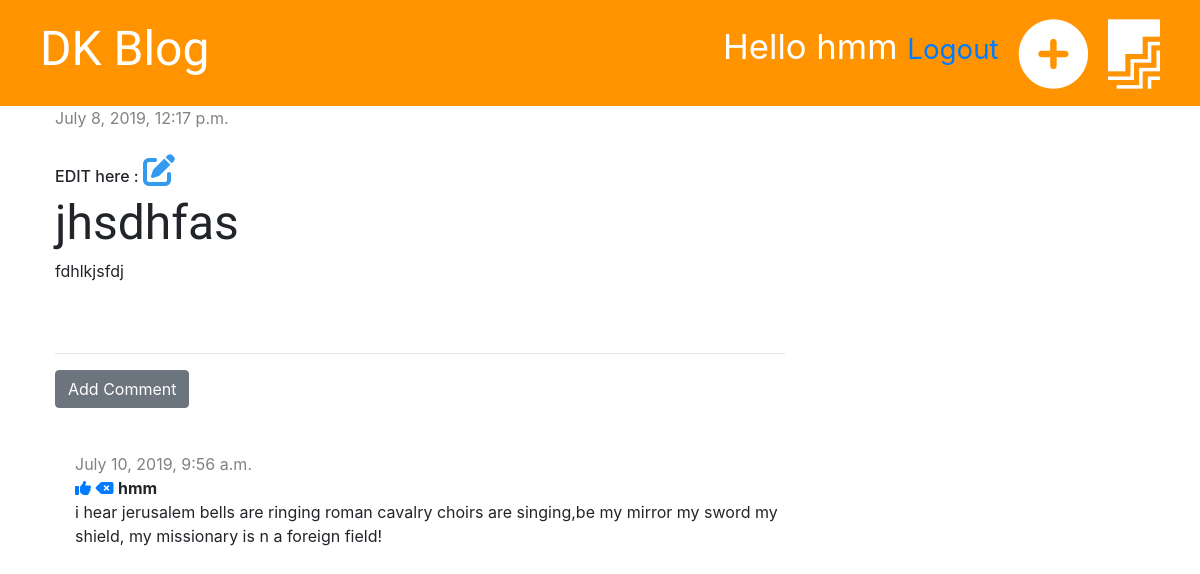
The page /post/8/ (signed in) on the database its author committed.
### blog/models.py (models this page shows, shortened)
class Post(models.Model):
    author = models.ForeignKey('auth.User' , on_delete=models.CASCADE)
    title = models.CharField(max_length=200)
    text = models.TextField()
    created_date = models.DateTimeField(default=timezone.now)
    published_date = models.DateTimeField(blank=True, null=True)

class Comment(models.Model):
    post = models.ForeignKey('blog.Post', on_delete=models.CASCADE, related_name='comments')
    author = models.CharField(max_length=200)
    text = models.TextField()
    created_date = models.DateTimeField(default=timezone.now)
    approved = models.BooleanField(default=False)

### blog/views.py (the view)
# urls.py: path('post/<int:pk>/', views.post_detail, name='post_detail'),
def post_detail(request,pk):
    post = get_object_or_404(Post,pk=pk)
    stuff_for_frontend = {'post':post}
    return render(request, 'blog/post_detail.html', stuff_for_frontend)

### blog/templates/blog/post_detail.html (shortened to what this page needs)
{% extends 'blog/base.html'%}
{% block content%}
    <div class="post">
        {% if post.published_date %}
                <div class="date">
                    {{post.published_date}}
                </div>
        {% else %}
                <a href="{% url 'post_publish' pk=post.pk %}" class="btn btn-primary">Publish</a>
        {% endif %}
        <br>
        {% if user.is_authenticated %}
            <h6>EDIT here :  <a href="{% url 'post_edit' pk=post.pk %}"><i class="fas fa-edit fa-2x fa-spin" style="color: #339af0;"></i></a></h6>
        {% endif %}
        <h1>{{post.title}}</h1>
        <p>{{post.text|linebreaksbr }}</p>
    </div>
    <hr>
    <a href="{% url 'add_comment_to_post' pk=post.pk %}" class="btn btn-secondary">Add Comment</a>
    <br>
    <br>
    {% for comment in post.comments.all %}
        {% if user.is_authenticated or comment.approved %}
            <div class="comment">
                <div class="date">
                    {{ comment.created_date }}
                </div>
                {% if not comment.approved  and user.is_superuser %}
                <a href="{% url 'comment_approve' pk=comment.pk %}"><i class="fas fa-thumbs-up"></i></a>
                <a href="{% url 'comment_remove' pk=comment.pk %}" <i class="fas fa-backspace"></i></a>
                {% endif %}
                <strong>{{comment.author}}</strong>
                <P>{{comment.text}}</P>
            </div>
        {% endif %}
    {% empty %}
        <p>NO comments yet.....</p>
    {% endfor %}
{% endblock %}

### blog/templates/blog/base.html (shortened to what this page needs)
{% load staticfiles %}
<!DOCTYPE html>
<html lang="en">
<head>
    <link href="https://stackpath.bootstrapcdn.com/bootstrap/4.3.1/css/bootstrap.min.css" rel="stylesheet">
    <link rel="stylesheet" href="{% static 'css/blog.css'%}">
</head>
<body>
<div class="page-header">
    {% if user.is_authenticated %}
        <a href="{% url 'post_draft_list' %}" class="top-menu"><i class="fab fa-firstdraft fa-2x" ></i></a>
        <a href="{% url 'post_new' %}" class="top-menu"><i class="fas fa-plus-circle fa-2x" style="color: white;"></i></a>
        <p class="top-menu">Hello {{user.username}} <small><a href="{% url 'logout' %}">Logout</a></small></p>
    {% else %}
        <a href="{% url 'login' %}" class="top-menu"><i class="fab fa-invision fa-2x"></i></a>
    {% endif %}
    <h1><a href="/">DK Blog</a></h1>
</div>
<div class="content container">
    <div class="row">
        <div class="col-md-8">
            {% block content %}
            {% endblock %}
        </div>
    </div>
</div>
</body>
</html>

### blog/static/css/blog.css (style rules this page uses)
.page-header { background-color: #ff9400; margin-top: 0; padding: 20px 20px 20px 40px; }
.page-header h1 a { color: white; font-size:36pt; text-decoration:none; }
h1,h2,h3,h4 { font-family: 'Tangerine', 'Inconsolata', 'Droid Sans', serif; font-size:48px; }
.content { margin-left:40px; }
.date { color: #828282; }
.post { margin-bottom: 70px; }
.top-menu { color: #ffffff; float: right; font-size: 26pt; margin-right: 20px; }
.comment { margin: 20px 0px 20px 20px; }

### rows shown on the page
Post: published_date "July 8, 2019, 12:17 p.m.", title "jhsdhfas", text "fdhlkjsfdj"
Comment: created_date "July 10, 2019, 9:56 a.m.", approved False (drawn), author "hmm", text "i hear jerusalem bells are ringing roman cavalry choirs are singing,be my mirror my sword my shield, my missionary is n a foreign field!"

### other values the page prints
{{ user.username }} "hmm"
